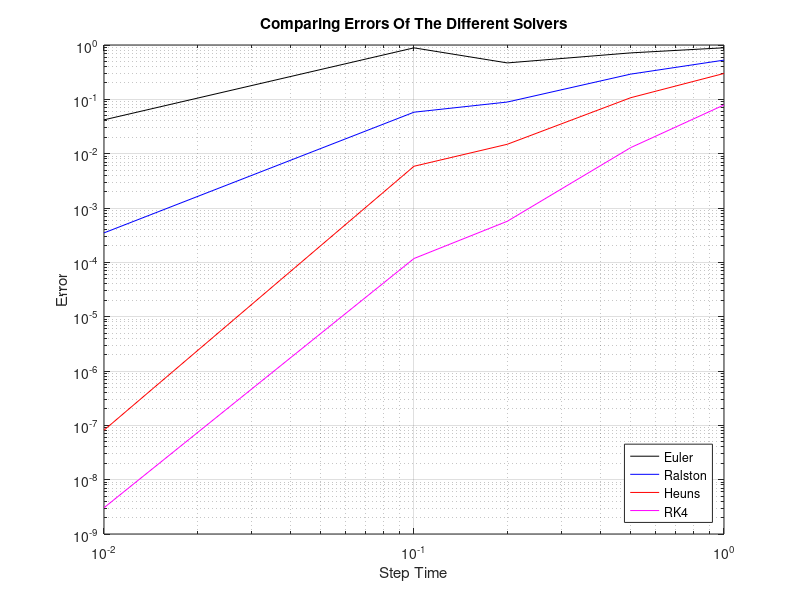

Recreate this plot in MATLAB.
clc 
clear all

% NOTE 1 TO EXAMINER: The error list is the most importnat data set here.
% This is later plotted as a loglog plot as it can be seen in line 37 to 42
% 
% NOTE 2 TO EXAMINER: Refere to experiments.java for how to experimenets were conducted

%-------------------------------------------------------------------
StepTime2 = [0.01 0.1 0.2 0.5 1];
%-------------------------------------------------------------------

%Euleurs Method. 
%The value outputed and the Abs. ERROR
eulers_Values2 = [0.9580556827956042 0.8860388526474804 0.5318456331548741 0.28395061728395055 0.11111111111111105];
Euleurs_Error2 = [0.04194431720439784 0.8860388526474804 0.4681543668451259 0.7160493827160495 0.888888888888889];

%Ralstons Method. 
% The value outputed and the Abs. ERROR
ralstons_Values2 = [0.9996516096246895 1.3420126491345439 0.9108117882628561  0.7088822598144533  0.4732510288065842];
Raltons_Error2 =[3.4839037531253503E-4 0.05798735086545537 0.08918821173714386 0.2911177401855467 0.5267489711934158];

%Heun's Method. 
% The value outputed and the Abs. ERROR
heuns_Values2 = [0.9999969186047991 1.3941327537057187 0.9851013155308098 0.8928919092801442 0.7006578968000837];
Heuns_Error2 = [.0813952028863056E-6 0.0058672462942805925 0.014898684469190182 0.10710809071985583 0.2993421031999163];


%Runge-Kutta4 Method. 
% The value outputed and the Abs. ERROR
rk4_Values2 = [0.9999999969565867 1.3998823687697413 0.9994296452427601 0.9870749127202167 0.9211740431776771];
RK4_Error2 = [3.043415297554475E-9 1.1763123025798627E-4 5.70354757239877E-4 0.012925087279783254 0.07882595682232285];
%--------------------------------------------------------------------------------------------------------------------------------------------%



loglog(StepTime2, Euleurs_Error2, 'k', StepTime2, Raltons_Error2, 'b', StepTime2, Heuns_Error2, 'r', StepTime2, RK4_Error2, 'm')
legend('Euler','Ralston','Heuns','RK4','Location','southeast')
grid on
title('Comparing Errors Of The Different Solvers') 
xlabel('Step Time') 
ylabel('Error')